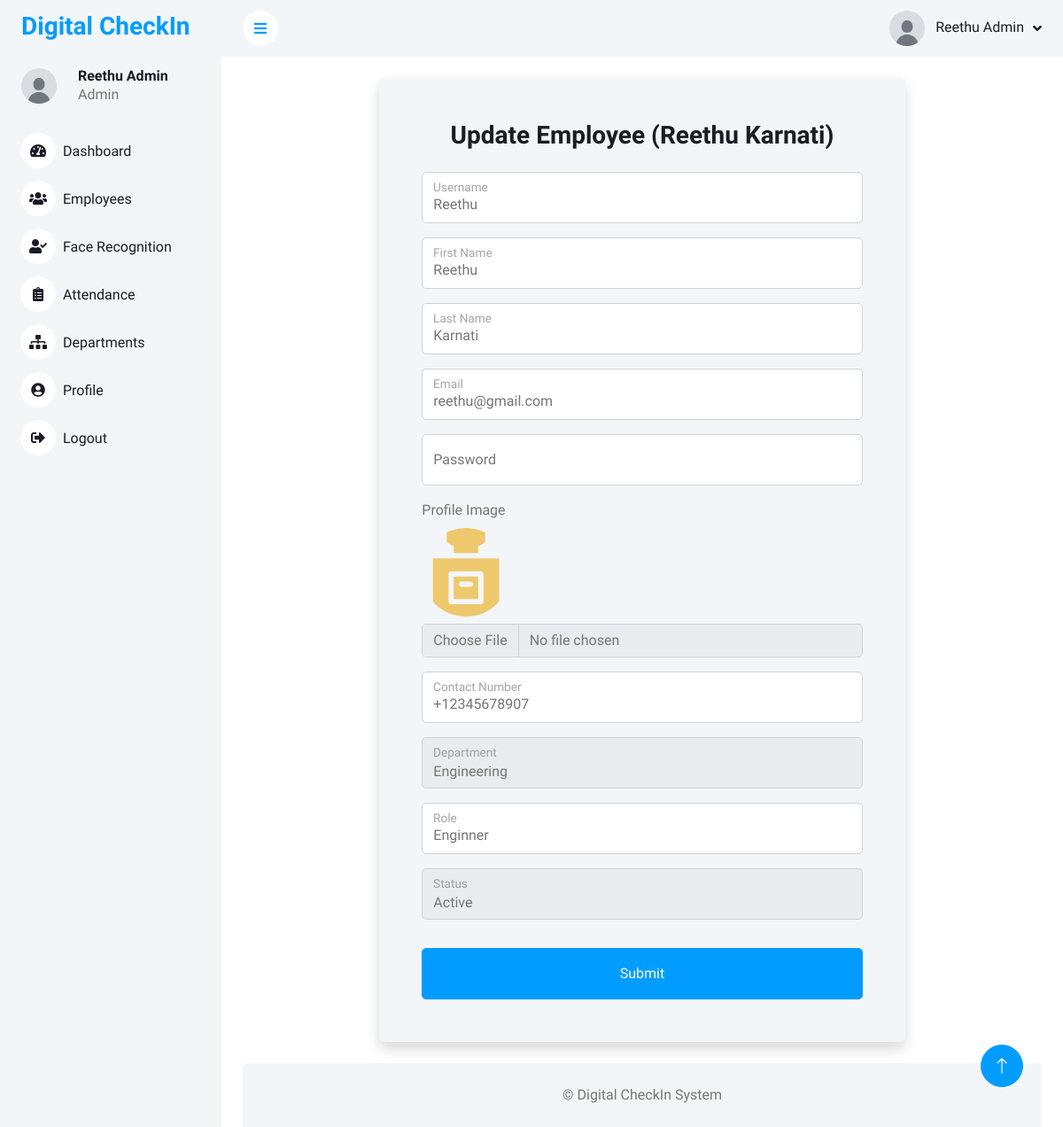
The page /employees/update/2/ (signed in) on the database its author committed.
### App/models.py (models this page shows, shortened)
class Employee(models.Model):
    employee_id = models.AutoField(primary_key=True)
    user = models.OneToOneField(User, on_delete=models.CASCADE)
    dep = models.ForeignKey(Department, on_delete=models.SET_NULL, null=True)
    role = models.CharField(max_length=50)
    status = models.CharField(max_length=20, choices=[("Active", "Active"), ("Inactive", "Inactive")])
    face_encoding = models.BinaryField(blank=True, null=True)

class Profile(models.Model):
    user = models.OneToOneField(User, on_delete=models.CASCADE)
    profile_image = models.ImageField(upload_to='profile_images/', blank=True, null=True)
    contact = models.CharField(max_length=15, blank=True, null=True)

class Department(models.Model):
    dep_id = models.AutoField(primary_key=True)
    name = models.CharField(max_length=100, unique=True)
    def __str__(self):
        return self.name

### App/views.py (the view)
# urls.py: path('employees/update/<int:employee_id>/', views.update_employee, name='update_employee'),
@user_passes_test(lambda user: user.is_superuser, login_url='login')
def update_employee(request, employee_id):
    employee = get_object_or_404(Employee, pk=employee_id)
    user = employee.user  # Associated User object
    profile, created = Profile.objects.get_or_create(user=user)  # Ensure profile exists
    title = "Update Employee ("+ user.first_name +" "+ user.last_name + ")"
    if request.method == "POST":
        form = EmployeeForm(request.POST, request.FILES, instance=employee)
        if form.is_valid():
            user.username = form.cleaned_data['username']
            user.first_name = form.cleaned_data['first_name']
            user.last_name = form.cleaned_data['last_name']
            user.email = form.cleaned_data['email']
            user.save()
            profile.contact = form.cleaned_data['contact']
            if 'profile_image' in request.FILES:
                profile.profile_image = request.FILES['profile_image']  # Save new profile image
            profile.save()
            employee = form.save(commit=False)
            employee.user = user  # Ensure correct user assignment
            employee.save()
            messages.success(request, "Employee updated successfully!")
            return redirect('employees')  # Redirect to employee list page
        else:
            print("Form Errors:", form.errors)
            messages.error(request, "Please correct the errors below.")  # Show form errors
    else:
        form = EmployeeForm(instance=employee, initial={
            'username': user.username,
            'first_name': user.first_name,
            'last_name': user.last_name,
            'email': user.email,
            'password': user.password,
            'contact': profile.contact,
        })
    return render(request, 'admin/add_employee.html', {'form': form, 'employee': employee, 'title': title})

### templates/admin/add_employee.html (shortened to what this page needs)
{% extends "admin/sidebar.html" %}
{% load static %}
{% block content %}
<div class="container-fluid pt-4 px-4">
    <div class="row g-4 justify-content-center">
        <div class="col-12 col-sm-10 col-md-10 col-lg-8 col-xl-8">
            <div class="bg-light rounded h-100 p-5 shadow">
                <h3 class="mb-4 text-center">{{ title }}</h3>
                <form method="POST" enctype="multipart/form-data">
                    <div class="form-floating mb-3">
                        {{ form.username }}
                        <label for="id_username">Username</label>
                    </div>
                    <div class="form-floating mb-3">
                        {{ form.first_name }}
                        <label for="id_first_name">First Name</label>
                    </div>
                    <div class="form-floating mb-3">
                        {{ form.last_name }}
                        <label for="id_last_name">Last Name</label>
                    </div>
                    <div class="form-floating mb-3">
                        {{ form.email }}
                        <label for="id_email">Email</label>
                    </div>
                    <div class="form-floating mb-3">
                        {{ form.password }}
                        <label for="id_password">Password</label>
                    </div>
                    <div class="mb-3">
                        <label for="id_profile_image" class="form-label">Profile Image</label><br>
                        {% if employee.user.profile.profile_image %}
                            <img src="{{ employee.user.profile.profile_image.url }}" alt="Profile Image" width="100" height="100" class="mb-2 rounded-circle">
                        {% endif %}
                        {{ form.profile_image }}
                    </div>
                    <div class="form-floating mb-3">
                        {{ form.contact }}
                        <label for="id_contact">Contact Number</label>
                    </div>
                    <div class="form-floating mb-3">
                        {{ form.dep }}
                        <label for="id_dep">Department</label>
                    </div>
                    <div class="form-floating mb-3">
                        {{ form.role }}
                        <label for="id_role">Role</label>
                    </div>
                    <div class="form-floating mb-3">
                        {{ form.status }}
                        <label for="id_status">Status</label>
                    </div>
                    <button type="submit" class="btn btn-primary w-100 py-3 mt-3">Submit</button>
                </form>
            </div>
        </div>
    </div>
</div>
{% endblock %}

### templates/admin/sidebar.html (shortened to what this page needs)
{% load static %}
{% load i18n %}
<!DOCTYPE html>
<html lang="en">
<head>
    <link href="https://cdnjs.cloudflare.com/ajax/libs/font-awesome/5.10.0/css/all.min.css" rel="stylesheet">
    <link href="https://cdn.jsdelivr.net/npm/bootstrap-icons@1.4.1/font/bootstrap-icons.css" rel="stylesheet">
    <link href="{% static 'css/bootstrap.min.css' %}" rel="stylesheet">
    <link href="{% static 'css/style.css' %}" rel="stylesheet">
    <link href="{% static 'lib/owlcarousel/assets/owl.carousel.min.css' %}" rel="stylesheet">
    <link href="{% static 'lib/tempusdominus/css/tempusdominus-bootstrap-4.min.css' %}" rel="stylesheet">
</head>
<body>
<div class="sidebar pe-4 pb-3">
    <nav class="navbar bg-light navbar-light">
        <a href="/" class="navbar-brand mx-4 mb-3">
            <h3 class="text-primary">Digital CheckIn</h3>
        </a>
        <div class="d-flex align-items-center ms-4 mb-4">
            <div class="position-relative">
                <img class="rounded-circle me-lg-2" src="{% static 'img/User.jpg' %}" style="width: 40px; height: 40px;">
            </div>
            <div class="ms-3">
                <h6 class="mb-0">{{ user.first_name }} {{ user.last_name }}</h6>
                <span>Admin</span>
            </div>
        </div>
        <div class="navbar-nav w-100">
            <a href="/admin-dashboard" class="nav-item nav-link"><i class="fa fa-tachometer-alt me-2"></i>Dashboard</a>
            <a href="/employees" class="nav-item nav-link"><i class="fa fa-users me-2"></i>Employees</a>
            <a href="/face-recognition/" class="nav-item nav-link"><i class="fa fa-user-check me-2"></i>Face Recognition</a>
            <a href="/admin-attendance/" class="nav-item nav-link"><i class="fa fa-clipboard-list me-2"></i>Attendance</a>
            <a href="/departments" class="nav-item nav-link"><i class="fa fa-sitemap me-2"></i>Departments</a>
            <a href="/admin-profile/" class="nav-item nav-link"><i class="fa fa-user-circle me-2"></i>Profile</a>
            <a href="/logout" class="nav-item nav-link"><i class="fa fa-sign-out-alt me-2"></i>Logout</a>
        </div>
    </nav>
</div>
<div class="content">
    <nav class="navbar navbar-expand bg-light navbar-light sticky-top px-4 py-0">
        <a href="#" class="sidebar-toggler flex-shrink-0"><i class="fa fa-bars"></i></a>
        <div class="navbar-nav align-items-center ms-auto">
            <div class="nav-item dropdown">
                <a href="#" class="nav-link dropdown-toggle" data-bs-toggle="dropdown">
                    <img class="rounded-circle me-lg-2" src="{% static 'img/User.jpg' %}" style="width: 40px; height: 40px;">
                    <span class="d-none d-lg-inline-flex">{{ user.first_name }} {{ user.last_name }}</span>
                </a>
            </div>
        </div>
    </nav>
    {% block content %}{% endblock content %}
    <div class="container-fluid pt-4 px-4">
        <div class="bg-light rounded-top p-4 text-center">&copy; Digital CheckIn System</div>
    </div>
</div>
<a href="#" class="btn btn-lg btn-primary btn-lg-square back-to-top"><i class="bi bi-arrow-up"></i></a>
</body>
</html>

### static/css/style.css (style rules this page uses)
:root { --primary: #009CFF; --light: #F3F6F9; --dark: #191C24; }
.back-to-top { position: fixed; display: none; right: 45px; bottom: 45px; z-index: 99; }
.btn { transition: .5s; }
.btn.btn-primary { color: #FFFFFF; }
.btn-lg-square { width: 48px; height: 48px; }
.btn-square, .btn-sm-square, .btn-lg-square { padding: 0; display: inline-flex; align-items: center; justify-content: center; font-weight: normal; border-radius: 50px; }
.sidebar { position: fixed; top: 0; left: 0; bottom: 0; width: 250px; height: 100vh; overflow-y: auto; background: var(--light); transition: 0.5s; z-index: 999; }
.content { margin-left: 250px; min-height: 100vh; background: #FFFFFF; transition: 0.5s; }
@media (min-width: 992px) { .sidebar { margin-left: 0; } }
@media (min-width: 992px) { .content { width: calc(100% - 250px); } }
.sidebar .navbar .navbar-nav .nav-link { padding: 7px 20px; color: var(--dark); font-weight: 500; border-left: 3px solid var(--light); border-radius: 0 30px 30px 0; outline: none; }
.sidebar .navbar .navbar-nav .nav-link i { width: 40px; height: 40px; display: inline-flex; align-items: center; justify-content: center; background: #FFFFFF; border-radius: 40px; }
.content .navbar .navbar-nav .nav-link { margin-left: 25px; padding: 12px 0; color: var(--dark); outline: none; }
.content .navbar .sidebar-toggler, .content .navbar .navbar-nav .nav-link i { width: 40px; height: 40px; display: inline-flex; align-items: center; justify-content: center; background: #FFFFFF; border-radius: 40px; }
.content .navbar .dropdown-toggle::after { margin-left: 6px; vertical-align: middle; border: none; content: "\f107"; font-family: "Font Awesome 5 Free"; font-weight: 900; transition: .5s; }

### rows shown on the page
Employee: user.profile.profile_image (picture), role "Enginner", status "Active"
Profile: contact "+12345678907"
Department: dep "Engineering"

### other values the page prints
{{ user.first_name }} "Reethu"
{{ user.last_name }} "Admin"
{{ title }} "Update Employee (Reethu Karnati)"
